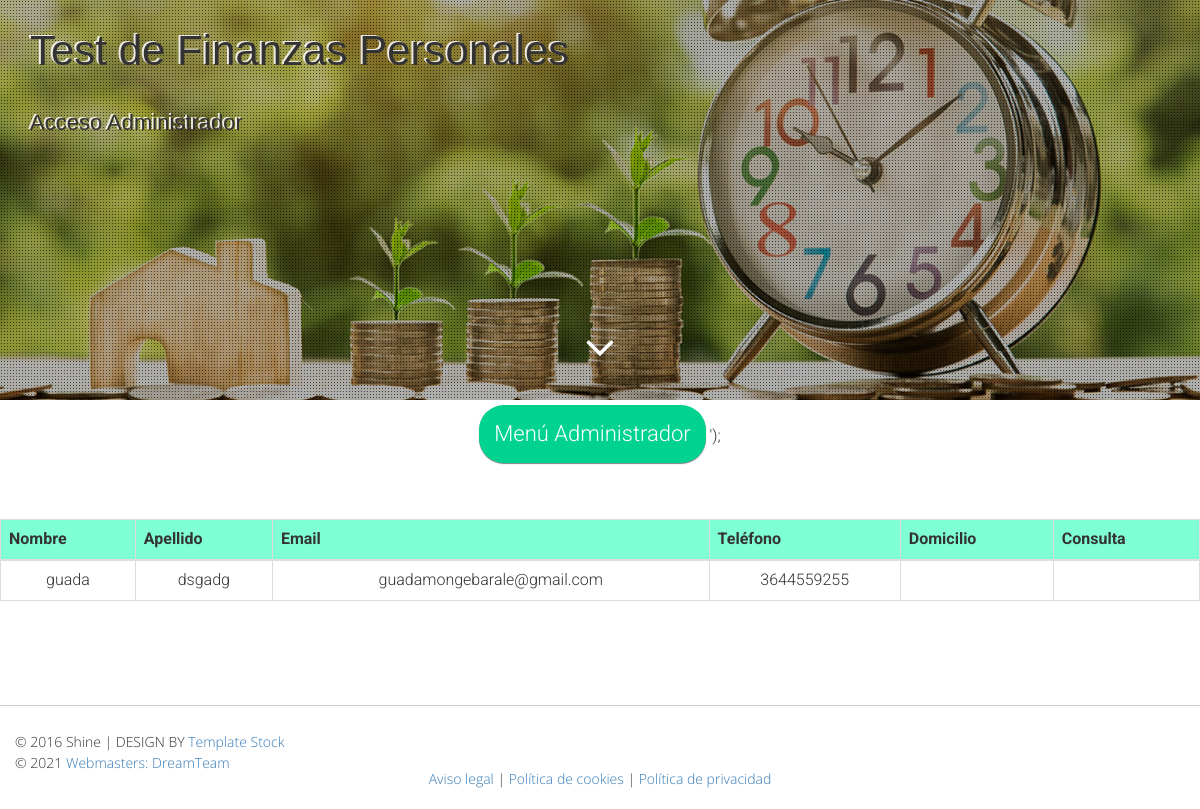
The page /vistaCliente.php (signed in) on the database as committed earlier.
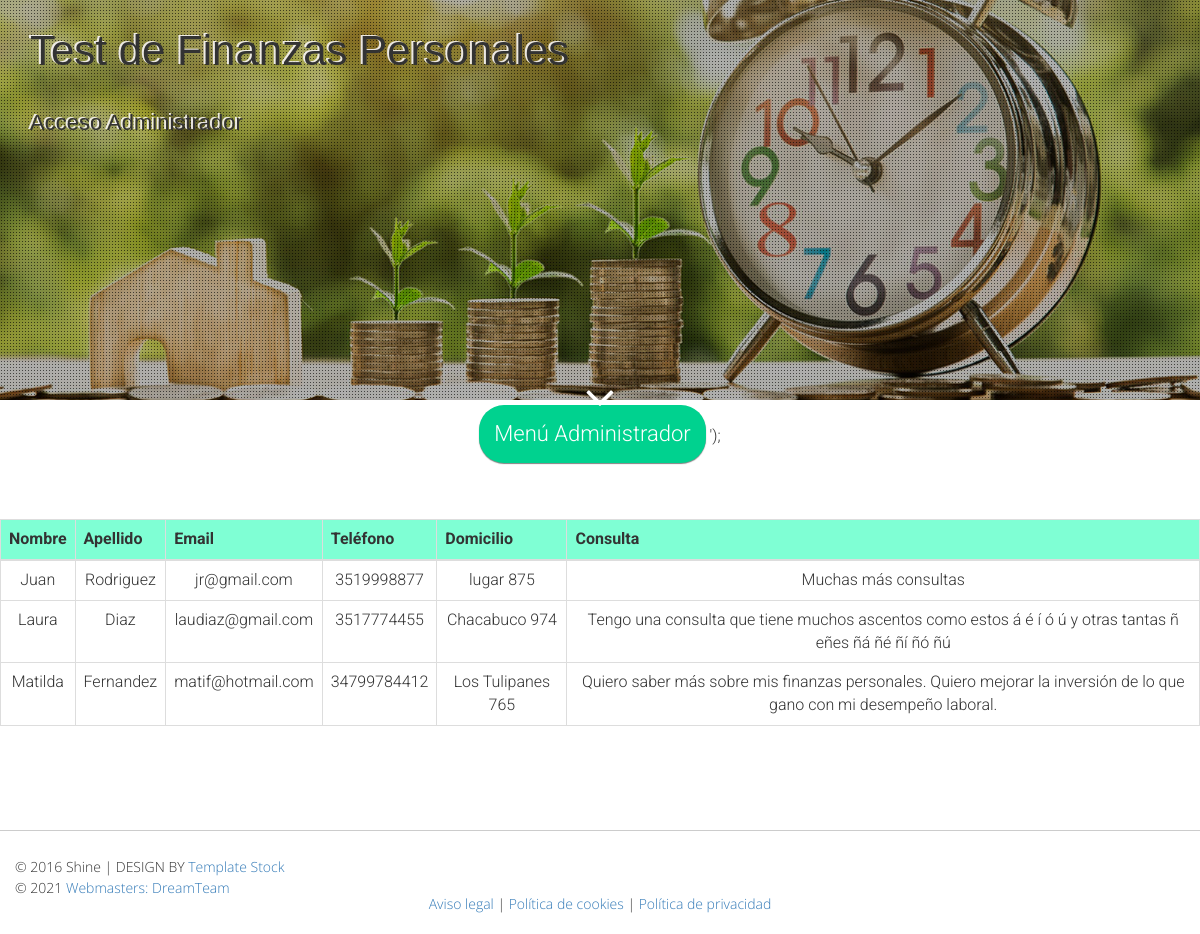
The same page on the database as committed later.
### tables this page shows
CREATE TABLE IF NOT EXISTS `visitantes` (
  `id_visitante` int(10) NOT NULL AUTO_INCREMENT,
  `nombre` varchar(45) NOT NULL,
  `apellido` varchar(45) NOT NULL,
  `email` varchar(100) NOT NULL,
  `telefono` bigint(20) NOT NULL,
  `domicilio` varchar(100) NOT NULL,
  `consulta` varchar(255) NOT NULL,
  PRIMARY KEY (`id_visitante`),
  KEY `id_visitante` (`id_visitante`),
  KEY `nombre` (`nombre`,`apellido`,`email`,`telefono`,`domicilio`,`consulta`),
  KEY `id_visitante_2` (`id_visitante`)
);

### db.php (called while the page is built, shortened)
<?php
	class Database{
		private $con;
		private $dbhost="localhost";
		private $dbuser="root";
		private $dbpass="";
		private $dbname="testfinanzasdb";
		public function connect_db(){
			$this->con = mysqli_connect($this->dbhost, $this->dbuser, $this->dbpass, $this->dbname);
			$this->con->set_charset("utf8");
		}
		public function readUsuarios(){
			$sql = "SELECT * FROM visitantes";
			$res = mysqli_query($this->con, $sql);
			return $res;
		}
	}
?>

### vistaCliente.php (the view, shortened to what this page needs)
<!DOCTYPE html>
<html lang="es">
	<head>
		<link href="css/bootstrap.min.css" rel="stylesheet">
		<link rel="stylesheet" href="css/font-awesome.min.css">
		<link href="css/styles.css" rel="stylesheet">
		<link href="css/loader.css" rel="stylesheet">
	</head>
<body>
    <section id="header">
			<div class="container">
				<div class="row text-center">
					<div class="col-md-8">
						<h1 class="white-text">Test de Finanzas Personales</h1>
						<h2 class="white-text">Acceso Administrador</h2>
					</div>
				</div>
			</div>
			<div class="animation">
			<a class="arrow-down-animation" data-scroll href="#about"><i class="fa fa-angle-down"></i></a>
			</div>
		</section>
		<?php
				readfile('menuLog.php');
			?>
			<table class="table table-bordered">
                <thead style= "background-color: #7fffd4;">
                    <tr>
                        <th>Nombre</th>
						<th>Apellido</th>
						<th>Email</th>
						<th>Teléfono</th>
						<th>Domicilio</th>
						<th>Consulta</th>
                    </tr>
                </thead>
                <tbody>
					<?php
						include ('db.php');
						$base = new Database();
						$listado=$base->readUsuarios();
						while ($row=mysqli_fetch_object($listado)){
							$nombre=$row->nombre;
							$apellido = $row->apellido;
							$email = $row->email;
							$telefono = $row->telefono;
							$domicilio = $row->domicilio;
							$consulta = $row->consulta;
					?>
						<tr>
							<td><?php echo $nombre;?></td>
							<td><?php echo $apellido;?></td>
							<td><?php echo $email;?></td>
							<td><?php echo $telefono;?></td>
							<td><?php echo $domicilio;?></td>
							<td><?php echo $consulta;?></td>
						</tr>
					<?php
						}
					?>
                </tbody>
            </table>
	<?php
		include ("footer.php");
		?>
</body>
</html>

### footer.php (shortened to what this page needs)
<footer id="footer">
	<div class="container">
		<div class="row text-center">
			<p>
				&copy; 2016 Shine | DESIGN BY <a href="http://templatestock.co">Template Stock</a> <br>
				&copy; 2021 <a href="Webmasters Dreamteam/index.html"> Webmasters: DreamTeam</a>  <br>
			</p>
			<p  class="pCentrado">
				<a href="AvisoLegal.php">Aviso legal</a> |
				<a href="PoliticaDeCookies.php">Política de cookies</a> |
				<a href="PoliticadePrivacidad.php">Política de privacidad</a>
			</p>
		</div>
	</div>
</footer>

### css/styles.css (style rules this page uses)
* { margin: 0px; padding: 0px; }
body { background: #fff; font-family: 'Roboto', sans-serif; font-size: 16px; font-weight: 300; color: #333333; line-height: 28px; text-align: center; overflow-x: hidden !important; margin: auto !important; }
a, a:hover, a:active, a:focus { border: 0 none; outline: 0 none; text-decoration: none; }
h1, h2 { font-family: 'Open Sans', sans-serif; font-weight: 300; }
h1 { font-size: 42px; line-height: 62px; }
h2 { font-size: 22px; line-height: 42px; font-weight: 300; }
p { text-align:left; font-size: 14px; font-family: 'Open Sans', sans-serif; margin-left: 50px; margin-right: 50px; line-height: 1.5em; }
button { padding: 10px 20px; background-color: #008ed6; color: white; font-weight: inherit; font-size: 22px; box-shadow: 0px 1px 1px #828282; border-radius: 25px; }
.white-text { color: ; text-align: left; font-family: sans-serif; text-shadow: -2px -1px 0px #f8f5f5e7; position: relative; left: 0; top: 7%; }
.pCentrado { text-align: center; }
section { padding: 100px 0px; }
#header { background: url(../images/money2.jpg) no-repeat center center; background-size: cover; height: 50vh; padding: 0px; }
#header .container { background: url(../images/body-bg1.png) repeat 0 0; height: 50vh; width: 100% !important; padding: 0px; z-index: 998; }
#header .col-md-8 { top: 7%; right: 0; bottom: 0; left: 0; position: relative; display: table; margin-left: 30px; margin-right: 50px; z-index: 999; }
.animation { width: 100%; bottom: 0; height: 50px; overflow: hidden; position: absolute; top: 40%; left: 0; z-index: 999; text-align: center; text-decoration: none; }
#header .fa-angle-down { text-align: center; font-size: 48px; color: #fff; -webkit-animation: leweb_fade_move_down 2s ease-in-out infinite; -moz-animation: leweb_fade_move_down 2s ease-in-out infinite; animation: leweb_fade_move_down 2s ease-in-out infinite; }
#footer { border-top: 1px solid #ccc; padding: 25px 0px; }
#footer p { margin: 0px 0px -5px; }

### css/styleMenuLoggin.css (style rules this page uses)
.mainmenubtn { background-color: #00d28f; color: white; border: none; cursor: pointer; padding:15px; margin-top:5px; box-shadow: 0px 1px 1px #828282; border-radius: 25px; }
.dropdown { position: relative; display: inline-block; }

Rows that differ between the two databases and show on the page:
removed visitantes: nombre "guada", apellido "dsgadg", email "guadamongebarale@gmail.com", telefono "3644559255"
added visitantes: nombre "Juan", apellido "Rodriguez", email "jr@gmail.com", telefono "3519998877", domicilio "lugar 875", consulta "Muchas más consultas"
added visitantes: nombre "Laura", apellido "Diaz", email "laudiaz@gmail.com", telefono "3517774455", domicilio "Chacabuco 974", consulta "Tengo una consulta que tiene muchos ascentos como estos á é í ó ú y otras tantas ñ eñes ñá ñé ñí ñó ñú"
added visitantes: nombre "Matilda", apellido "Fernandez", email "matif@hotmail.com", telefono "34799784412", domicilio "Los Tulipanes 765", consulta "Quiero saber más sobre mis finanzas personales. Quiero mejorar la inversión de lo que gano con mi desempeño laboral."
